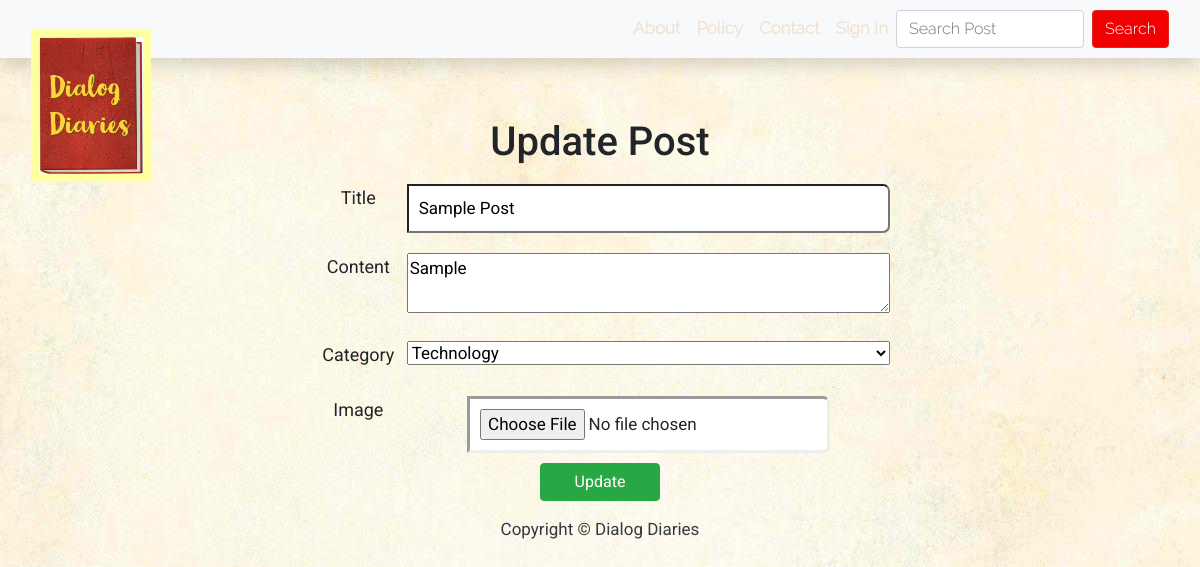
The app's page /post/edit/26 with its own data.
### blog/models.py (models this page shows, shortened)
class Post(models.Model):
    title = models.CharField(max_length=200, unique=True)
    slug = models.SlugField(max_length=200, unique=True)
    author = models.ForeignKey('auth.User', on_delete=models.CASCADE)
    updated_on = models.DateTimeField(auto_now=True)
    content = models.TextField()
    image = models.ImageField(upload_to='images/', blank=True, null=True)
    created_on = models.DateTimeField(auto_now_add=True)
    category = models.ForeignKey(Category, null=True, on_delete=models.CASCADE)
    class Meta:
        ordering = ['-created_on']

### blog/views.py (the view)
# urls.py: path('post/edit/<pk>', views.UpdatePostView.as_view(), name='update_post'),
class UpdatePostView(generic.UpdateView):
    form_class = UpdateForm
    model = Post
    template_name = 'update_post.html'
    success_url = "/"

### blog/forms.py
class UpdateForm(forms.ModelForm):
    class Meta:
        model = Post
        fields = ['title', 'content', 'image', 'category']

### blog/models.py (called while the page is built)
    def __str__(self):
        return self.name

### templates/update_post.html (shortened to what this page needs)
{% extends 'base.html' %}
{% block content %}
<div class="form-div">
    <h1>Update Post</h1>
    <form class="post-form" method="POST" enctype="multipart/form-data">
        <div class="title">
            <label for="title">Title</label>
            <span>{{ form.title }}</span>
        </div>
        <div class="content">
            <label for="content">Content</label>
            <span>{{ form.content }}</span>
        </div>
        <div class="category">
            <label for="category">Category</label>
            <span>{{ form.category }}</span>
        </div>
        <div class="image">
            <label for="image">Image</label>
            <span>{{ form.image }}</span>
        </div>
        <button class="btn btn-success">Update</button>
    </form>
</div>
{% endblock %}

### blog/static/css/index.css (style rules this page uses)
body { font-family: "Roboto", sans-serif; font-size: 18px; background-color: #fdfdfd; background: url('../images/backgroundPage.jpg'); }

### blog/static/css/base.css (style rules this page uses)
body { font-size: 17px; background-color: #fdfdfd; }

### blog/static/css/sign_in.css (style rules this page uses)
input { overflow: visible; padding: 10px; border-radius: 0px 7px 7px 0px; border-style: inset; width: 95%; }

### blog/static/css/blog_post.css (style rules this page uses)
.form-div { margin-top: 10%; text-align: center; }
.post-form { width: 50%; margin: auto; }
#id_title, #id_slug { width: 100%; }
#id_content { width: 100%; height: 60px; }

### templates/update_post.html (style rules this page uses)
.form-div { margin-top: 5%; text-align: center; width: 100%; }
.title,.author,.content,.image, .category { width: 100%; display: flex; padding: 10px; }
#id_image { width: 75%; background: white; }
label { width: 20%; font-size: large; }
span { width: 100%; }
button { background-color: #A90101; width: 20%; height: 10%; color:honeydew ; }
textarea { width: 90%; height: 150px; }
.category select { width: inherit; }

### records on screen
Post: title "Sample Post", content "Sample", category "Technology"
